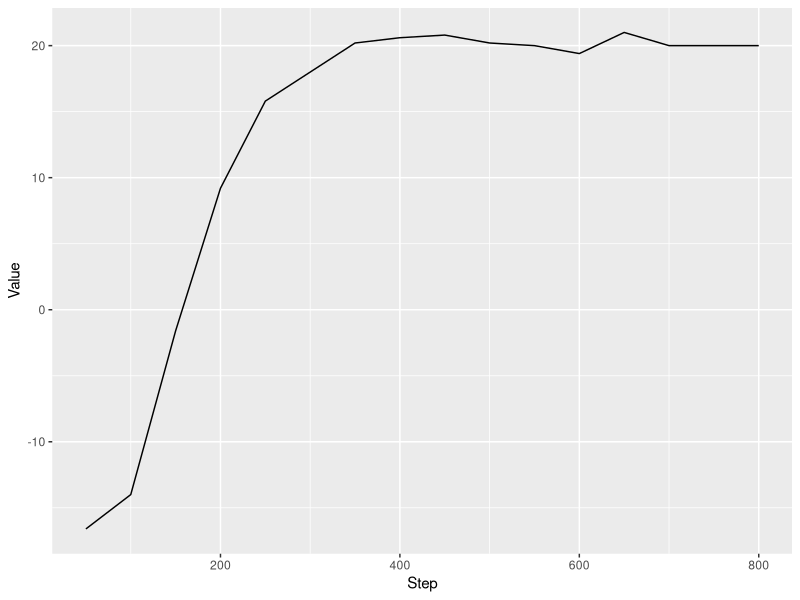
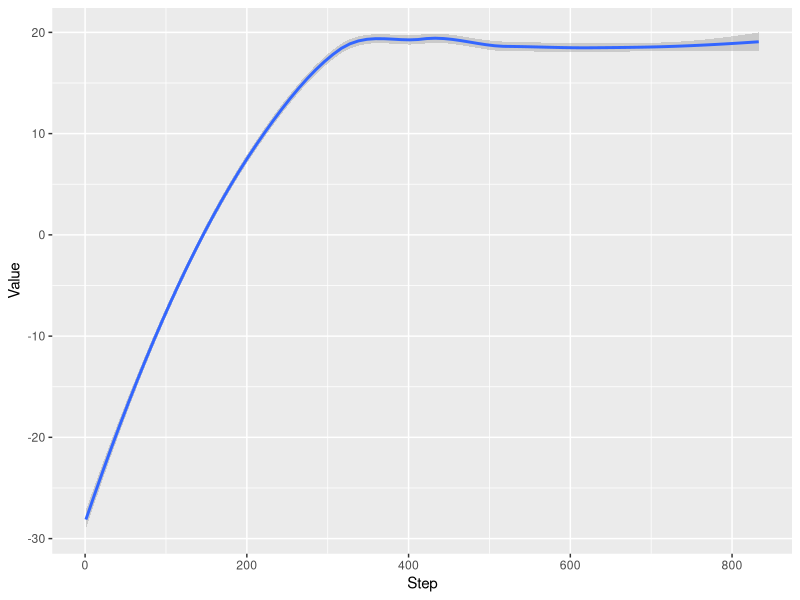

Generate these figures, in order, with R:
## ---- chunk 1
eval_reward = read.csv("Pong/DuelingDoubleDQNData/eval_reward.csv")
training_reward = read.csv("Pong/DuelingDoubleDQNData/training_reward.csv")
library(tidyverse)
attach(eval_reward)
ggplot(eval_reward) + geom_line(mapping = aes(Step,Value))
ggplot(training_reward) + geom_smooth(mapping = aes(Step,Value))
